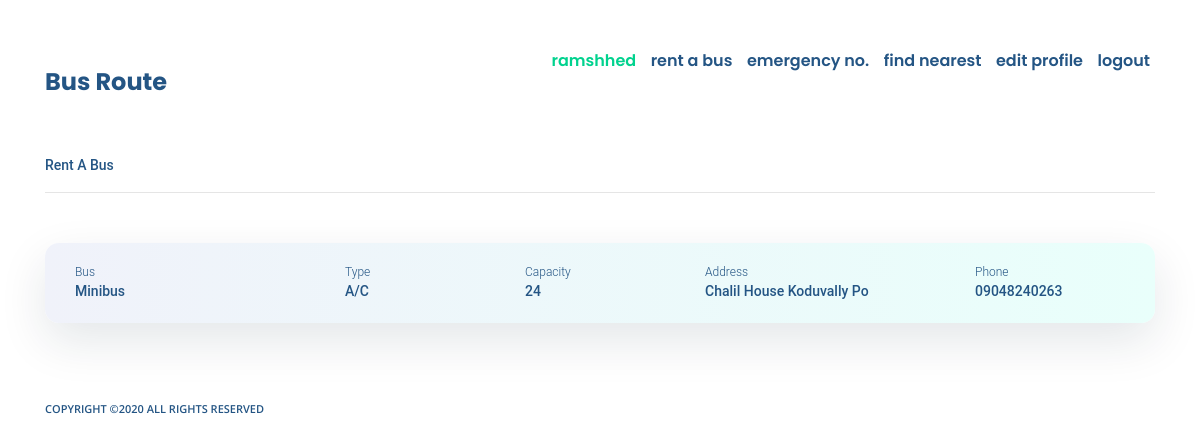
The page /bus/owner/rent/ (signed in) on the database its author committed.
### accounts/models.py (models this page shows)
class UserAccounts(AbstractUser):
    username = None
    email = models.EmailField(_('email address'), unique=True)
    is_bus_owner = models.BooleanField(default=False)
    phone_regex = RegexValidator(regex=r'^\+?1?\d{9,15}$', message="Invalid format, ex: '+999999999'.")
    phone = models.CharField(validators=[phone_regex], max_length=17, blank=True, null=True)
    USERNAME_FIELD = 'email'
    REQUIRED_FIELDS = []
    objects = UserManager()

### bus/models.py (models this page shows, shortened)
class BaseModel(models.Model):
    created_date = models.DateTimeField(auto_now_add=True)
    modified_date = models.DateTimeField(auto_now=True)
    class Meta:
        abstract = True

class RentBusModel(BaseModel):
    owner = models.CharField(max_length=60)
    reg_no = models.CharField(max_length=30)
    category = models.CharField(max_length=20,choices=rent_bus_type,null=True,blank=True)
    ac = models.BooleanField(default=False)
    capacity = models.IntegerField(null=True,blank=True)
    phone = models.CharField(max_length=20)
    address = models.TextField(null=True)

### bus/views.py (the view)
# urls.py: path('owner/rent/',views.rent_a_bus_view),
@permission_required(OWNER_PERM,login_url = OWNER_URL)
@login_required(login_url=OWNER_URL)
def rent_a_bus_view(request):
    buses = RentBusModel.objects.all()
    return render(request, "bus/rent_a_bus.html",{"buses": buses})

### templates/bus/rent_a_bus.html (shortened to what this page needs)
{% extends 'base.html' %}
{% load static %}
{% block content %}
<div class="hos-pol-container">
    <p class="search-data">Rent A Bus</p><hr>
            </div>
            <div class="results-search">
                {% for bus in buses %}
                <div class="result-search-card mt-3">
                    <div class="row">
                        <div class="col-sm-3"><p class="search-label">Bus</p><b><p class="search-data">{{ bus.category | title }}</p></b></div>
                        <div class="col-sm-2"><p class="search-label">Type</p> <p class="search-data"> {% if bus.ac %}A/C{% else %}Non A/C{% endif %}</p></div>
                        <div class="col-sm-2"><p class="search-label">Capacity</p><p class="search-data">{{ bus.capacity }}</p></div>
                        <div class="col-sm-3"><p class="search-label">Address</p> <p class="search-data">{{ bus.address | title }}</p> </div>
                        <div class="col-sm-2 col-5"><p class="search-label">Phone</p> <p class="search-data">{{ bus.phone }}</p> </div>
                    </div>
                </div>
                {% endfor %}
            </div>
            {% endblock %}

### templates/base.html (shortened to what this page needs)
{% load static %}
<!DOCTYPE html>
<html lang="en">
<head>
    <link rel="stylesheet" href="https://maxcdn.bootstrapcdn.com/bootstrap/4.0.0/css/bootstrap.min.css">
    <link rel="stylesheet" href="https://cdnjs.cloudflare.com/ajax/libs/animate.css/3.7.2/animate.min.css">
    <link rel="stylesheet" href="https://stackpath.bootstrapcdn.com/font-awesome/4.7.0/css/font-awesome.min.css">
    <link rel="stylesheet" href="https://cdnjs.cloudflare.com/ajax/libs/jquery-confirm/3.3.2/jquery-confirm.min.css">
    <link href="{% static 'accounts/css/style.css' %}"  rel="stylesheet">
</head>
<body>
    <div class="container mt-5">
        <header>
            <nav>
                <div class="nav-logo">
                    <a href="/" class="heading-main-link"><span class="heading-main">Bus Route</span></a>
                </div>
                <ul class="nav-ul">
                    {% if not request.user.is_authenticated %}
                    <li><a href="/accounts/user/login/">login</a></li>
                    <li><a href="/accounts/user/register/">register</a></li>
                    {% else %}
                    <li><a href="#" style="color: #01D28E;">{{ request.user.first_name }}</a></li>
                    {% if perms.accounts.owner_rights %}
                    <li><a href="/bus/owner/rent/">rent a bus</a></li>
                    {% else %}
                    <li><a href="/bus/user/mytrip/">my trips</a></li>
                    {% endif %}
                    <li><a href="/bus/user/emergency/">emergency no.</a></li>
                    <li><a href="/bus/user/nearest/all/">find nearest</a></li>
                    <li><a href="/accounts/edit/">edit profile</a></li>
                    <li><a href="/accounts/logout/">logout</a></li>
                    {% endif %}
                </ul>
            </nav>
        </header>
        <article>
            {% block content %}
            {% endblock %}
        </article>
        <footer>
            <div class="row  mt-sm-4 mt-3 pt-sm-5 pt-0 ">
                <div class="col-sm-10">
                    <p class="footer-text d-inline-block">Copyright ©2020 All rights reserved</p>
                </div>
                <div class="col-sm-2">
                </div>
            </div>
        </footer>
    </div>
</body>
</html>

### accounts/static/accounts/css/style.css (style rules this page uses)
body { overflow-x: hidden; }
nav { display: flex; justify-content: space-between; }
.nav-ul { display: inline-block; list-style-type: none; }
.nav-ul li { display: inline-block; margin: 0px 5px 0px 5px; }
.nav-ul li a { color: #245584; font-weight: 600; font-size: 16px; font-family: Poppins; font-style: normal; }
.nav-logo { display: inline-block; }
.heading-main { font-family: Poppins; font-style: normal; font-weight: bold; font-size: 24px; color: #245584; }
.heading-main-link { text-decoration: none; }
.footer-text { font-family: Open Sans; font-style: normal; font-weight: 600; font-size: 11px; text-transform: uppercase; color: #245584; }
.result-search-card { background: linear-gradient(90deg, #F0F2FA 0%, #E9FFFB 100%); box-shadow: 0px 18px 48px rgba(10, 34, 57, 0.11); border-radius: 14px; width: 100%; height: 80px; padding: 20px 30px; }
.search-label { margin: 0; font-family: Roboto; font-style: normal; font-weight: 300; font-size: 12px; color: #245584; }
.search-data { font-family: Roboto; font-style: normal; font-weight: 500; font-size: 14px; color: #245584; white-space: nowrap; overflow: hidden; text-overflow: ellipsis; }
.hos-pol-container { margin: 50px 0px; }

### rows shown on the page
UserAccounts: user.first_name "ramshhed"
RentBusModel: category "Minibus", ac "A/C", capacity "24", address "Chalil House Koduvally Po", phone "09048240263"
